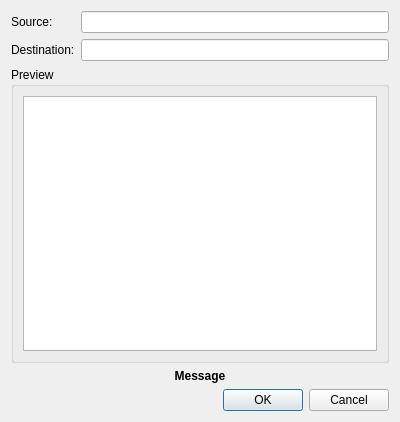
<ui version="4.0" >
 <class>WExecutionManipulationUI</class>
 <widget class="QDialog" name="WExecutionManipulationUI" >
  <property name="geometry" >
   <rect>
    <x>0</x>
    <y>0</y>
    <width>400</width>
    <height>422</height>
   </rect>
  </property>
  <property name="windowTitle" >
   <string>Dialog</string>
  </property>
  <layout class="QGridLayout" >
   <item row="0" column="0" >
    <widget class="QLabel" name="source_label_p" >
     <property name="text" >
      <string>Source:</string>
     </property>
     <property name="buddy" >
      <cstring>source_p</cstring>
     </property>
    </widget>
   </item>
   <item row="0" column="1" >
    <widget class="QLineEdit" name="source_p" />
   </item>
   <item row="1" column="0" >
    <widget class="QLabel" name="destination_label_p" >
     <property name="text" >
      <string>Destination:</string>
     </property>
     <property name="buddy" >
      <cstring>destination_p</cstring>
     </property>
    </widget>
   </item>
   <item row="1" column="1" >
    <widget class="QLineEdit" name="destination_p" />
   </item>
   <item row="2" column="0" colspan="2" >
    <widget class="QGroupBox" name="groupBox" >
     <property name="title" >
      <string>Preview</string>
     </property>
     <layout class="QGridLayout" >
      <item row="0" column="0" >
       <widget class="QTableWidget" name="preview_p" >
        <property name="editTriggers" >
         <set>QAbstractItemView::NoEditTriggers</set>
        </property>
        <property name="selectionMode" >
         <enum>QAbstractItemView::NoSelection</enum>
        </property>
        <property name="textElideMode" >
         <enum>Qt::ElideLeft</enum>
        </property>
        <property name="showGrid" >
         <bool>true</bool>
        </property>
        <property name="gridStyle" >
         <enum>Qt::DotLine</enum>
        </property>
        <property name="sortingEnabled" >
         <bool>false</bool>
        </property>
        <property name="wordWrap" >
         <bool>true</bool>
        </property>
        <property name="cornerButtonEnabled" >
         <bool>false</bool>
        </property>
       </widget>
      </item>
     </layout>
    </widget>
   </item>
   <item row="3" column="0" colspan="2" >
    <widget class="QLabel" name="message_p" >
     <property name="font" >
      <font>
       <weight>75</weight>
       <bold>true</bold>
      </font>
     </property>
     <property name="text" >
      <string>Message</string>
     </property>
     <property name="alignment" >
      <set>Qt::AlignCenter</set>
     </property>
    </widget>
   </item>
   <item row="4" column="0" colspan="2" >
    <widget class="QDialogButtonBox" name="buttons_p" >
     <property name="orientation" >
      <enum>Qt::Horizontal</enum>
     </property>
     <property name="standardButtons" >
      <set>QDialogButtonBox::Cancel|QDialogButtonBox::NoButton|QDialogButtonBox::Ok</set>
     </property>
    </widget>
   </item>
  </layout>
 </widget>
 <resources/>
 <connections>
  <connection>
   <sender>buttons_p</sender>
   <signal>accepted()</signal>
   <receiver>WExecutionManipulationUI</receiver>
   <slot>accept()</slot>
   <hints>
    <hint type="sourcelabel" >
     <x>248</x>
     <y>254</y>
    </hint>
    <hint type="destinationlabel" >
     <x>157</x>
     <y>274</y>
    </hint>
   </hints>
  </connection>
  <connection>
   <sender>buttons_p</sender>
   <signal>rejected()</signal>
   <receiver>WExecutionManipulationUI</receiver>
   <slot>reject()</slot>
   <hints>
    <hint type="sourcelabel" >
     <x>316</x>
     <y>260</y>
    </hint>
    <hint type="destinationlabel" >
     <x>286</x>
     <y>274</y>
    </hint>
   </hints>
  </connection>
 </connections>
</ui>
